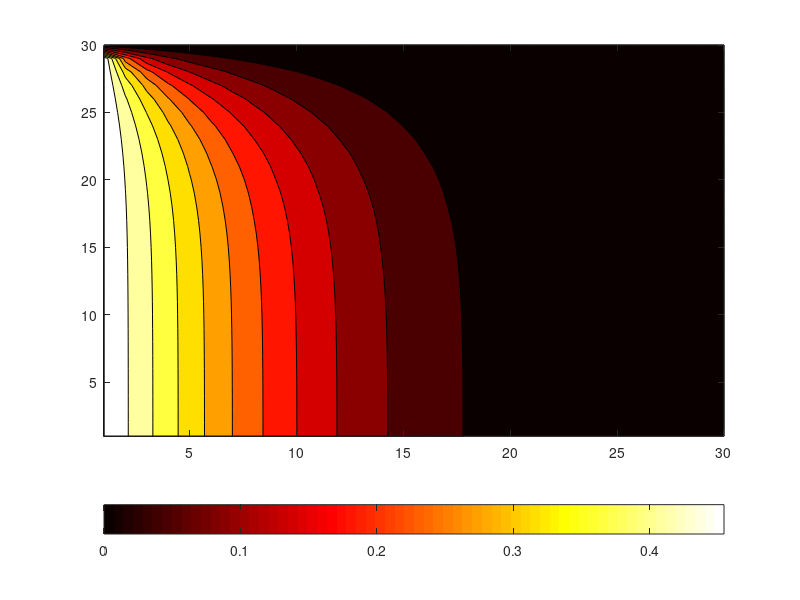

Source code (MATLAB):
%% 2D Heat Transfer D2Q4
% by Manuel Diaz
clc; clear; %close all;

%% Domain Grid
L = 30;    % Length
H = 30;    % Height
n = 30;    % Nodes in x
m = 30;    % Nodes in y
dx = L/n; dy = H/m; dt = 1;
x = 1:dx:L; y = 1:dy:H;

%% Initial Condition
f1 = zeros(m,n);
f2 = zeros(m,n);
f3 = zeros(m,n);
f4 = zeros(m,n);
rho= zeros(m,n); % initial value of the dependent variable rho = T(x,t)
feq= zeros(m,n);

%% Constants
csq   = (dx^2)/(dt^2);
alpha = 0.25;
omega = 1/(2*alpha/(dt*csq)+0.5);
w     = [1/4,1/4,1/4,1/4];
iter  = 200; % time steps

%% Boundary Conditions
twall = 1; 

%% Main Loop
for k = 2:iter;
    % Collision process  
    rho = f1 + f2 + f3 + f4;
    % for this case k1=k2=k3=k4=1/4 then feq1=...feq4=feq
    feq = 0.25 * rho; 
        
    f1 = w(1) * rho;
    f2 = w(2) * rho;
    f3 = w(3) * rho;
    f4 = w(4) * rho;
            
    f1 = omega * feq + (1-omega) * f1;
    f2 = omega * feq + (1-omega) * f2;
    f3 = omega * feq + (1-omega) * f3;
    f4 = omega * feq + (1-omega) * f4;
    % Streaming process
    for i = 1:1:n-1;
        f1(i,:) = f1(i+1,:);  % Streaming
    end
    for i = n:-1:2;
        f2(i,:) = f2(i-1,:);  % Streaming        
    end
    for j = 1:1:m-1;
        f3(:,j) = f3(:,j+1);  % Streaming
    end
    for j = m:-1:2;
        f4(:,j) = f4(:,j-1);  % Streaming
    end
    % Boundary conditions
    f1(:,1) = twall*w(1) - f2(:,1);    %Dirichlet BC
    f3(:,1) = twall*w(2) - f4(:,1);    %Dirichlet BC
    
    f1(m,:) = 0;        %Dirichlet BC
    f2(m,:) = 0;        %Dirichlet BC
    f3(m,:) = 0;        %Dirichlet BC
    f4(m,:) = 0;        %Dirichlet BC
    
    f1(:,n) = 0;        %Dirichlet BC
    f2(:,n) = 0;        %Dirichlet BC
    f3(:,n) = 0;        %Dirichlet BC
    f4(:,n) = 0;        %Dirichlet BC
  
    f1(1,:) = f1(2,:);  %Neumann BC
    f2(1,:) = f2(2,:);  %Neumann BC
    f3(1,:) = f3(2,:);  %Neumann BC
    f4(1,:) = f4(2,:);  %Neumann BC    
end

%% Make pretty pictures
contourf(rho)
colormap hot
colorbar('location','southoutside')
